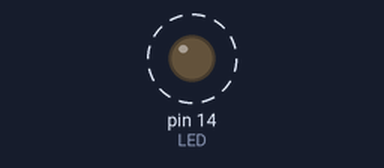
Recording of a sketch running on a simulated Arduino Uno, built with avr-gcc and run on an emulated ATmega328P. Shown: output pins drawn as LEDs (lit = HIGH). Dashed ring = blinking.

Above: at 0.3 s.
Timing chart, 0 to 5.9 s (numbered marks = the images above):
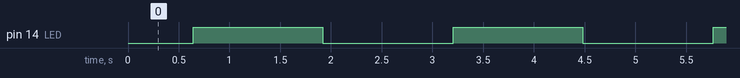

The sketch:

BreathingLED.ino
```cpp
#define LED 14

void setup() {
    pinMode(LED, OUTPUT);
}

void loop() {
    for (int i = 0; i < 255; i++) {
        analogWrite(LED, i);
        delay(5);
    }
    for (int i = 255; i > -1; i--) {
        analogWrite(LED, i);
        delay(5);
    }
}
```

Measured:
- by itself, pin 14 (LED): alternates HIGH for 1.3 s and LOW for 1.3 s
